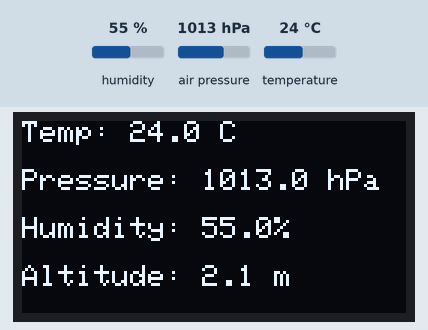
This program was run on a simulated Seeed XIAO ESP32-S3. On the bench: 128×64 one-colour display. Inputs (shaded band) come from the test bench; at power-on: humidity 55 %, air pressure 1013 hPa, temperature 24 °C. WiFi joins after 1.5 s; servers stay silent unless stated; what the program prints to the serial monitor is not drawn.

Above: at 4.7 s.
4.8 s: humidity set to 22 %
At 9.8 s:
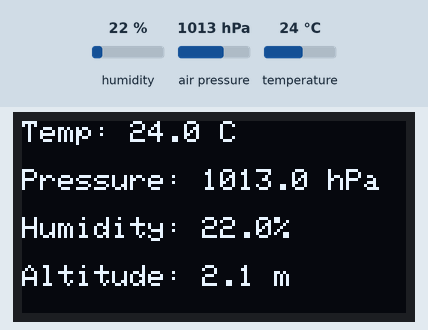
10.1 s: air pressure set to 952 hPa
At 14.8 s:
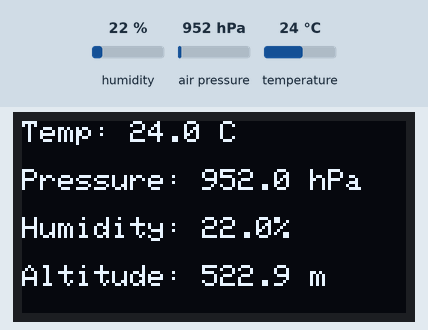
15.1 s: temperature set to 12 °C
At 19.8 s:
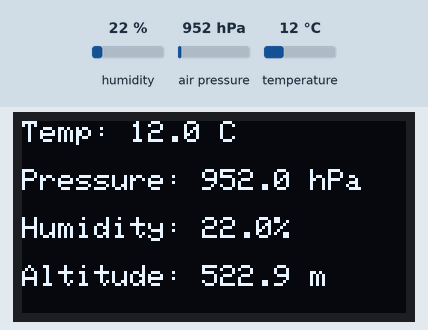
20.2 s: humidity set to 40 %
At 24.7 s:
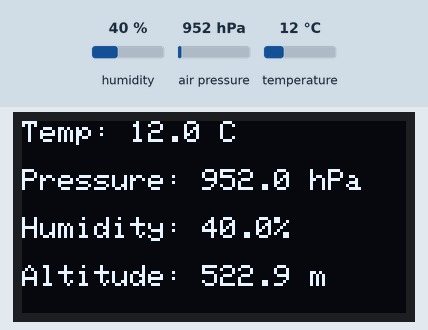
25.2 s: air pressure set to 975 hPa
At 29.6 s:
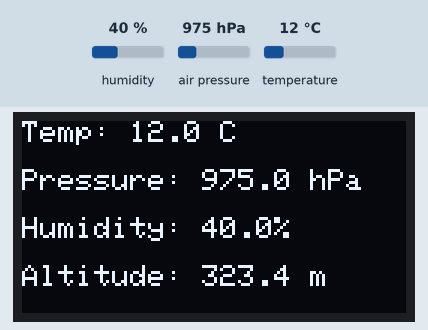
Timing chart, 0 to 31.1 s (numbered marks = the images above; inputs shaded):
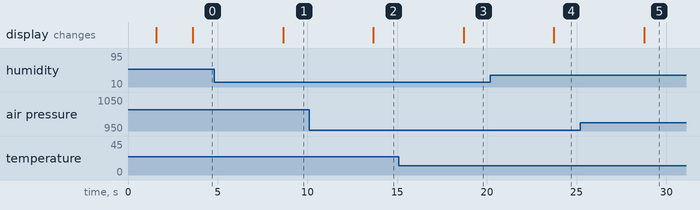

The program:

main.cpp
```cpp
#include <Wire.h>
#include <Adafruit_Sensor.h>
#include <Adafruit_BME280.h>
#include <WiFi.h>
#include <Adafruit_SSD1306.h>

#define SEALEVELPRESSURE_HPA (1013.25)
#define SCREEN_WIDTH 128
#define SCREEN_HEIGHT 64
#define OLED_RESET -1
Adafruit_SSD1306 display(SCREEN_WIDTH, SCREEN_HEIGHT, &Wire, OLED_RESET);
Adafruit_BME280 bme; // I2C

const char* ssid = "123";
const char* password = "123";
WiFiServer server(80);

unsigned long delayTime;

void setup() {
    Serial.begin(9600);
    Serial.println(F("BME280 test"));

    if (! bme.begin(0x77, &Wire)) {
        Serial.println("Could not find a valid BME280 sensor, check wiring!");
        while (1);
    }

    if (!display.begin(SSD1306_SWITCHCAPVCC, 0x3C)) {
        Serial.println("Could not find SSD1306!");
        while (1);
    }
    display.clearDisplay();
    display.setTextColor(SSD1306_WHITE);

    display.setTextSize(1);
    display.setCursor(0, 0);
    display.print("Connecting WiFi...");
    display.display();

    Serial.print("Connecting to ");
    Serial.println(ssid);
    WiFi.begin(ssid, password);
    while (WiFi.status() != WL_CONNECTED) {
      delay(500);
      Serial.print(".");
    }

    display.clearDisplay();
    display.setCursor(0, 0);
    display.print("WiFi connected!");
    display.setCursor(0, 10);
    display.print(WiFi.localIP());
    display.display();
    delay(2000);

    server.begin();
    delayTime = 5000;
}

void loop() {
    bme.takeForcedMeasurement();

    printValues();
    delay(delayTime);
}

// Add webserver later
void printValues() {
    float temperature = bme.readTemperature();
    float humidity = bme.readHumidity();
    float altitude = bme.readAltitude(SEALEVELPRESSURE_HPA);
    float pressure = bme.readPressure() / 100.0F;

    Serial.printf("Temp: %.1f C | Pressure: %.1f hPa | Alt: %.1f m | Hum: %.1f%%\n",temperature, pressure, altitude, humidity);

    display.clearDisplay();
    display.setTextSize(1);
    display.setCursor(0, 0);
    display.printf("Temp: %.1f C\n", temperature);

    display.setCursor(0, 16);
    display.printf("Pressure: %.1f hPa\n", pressure);

    display.setCursor(0, 32);
    display.printf("Humidity: %.1f%%\n", humidity);

    display.setCursor(0, 48);
    display.printf("Altitude: %.1f m\n", altitude);

    display.display();
}
```

Measured:
- after the input at 4.8 s, the display: changes after 3.8 s (image 1)
- after the input at 10.1 s, the display: changes after 3.6 s (image 2)
- after the input at 15.1 s, the display: changes after 3.6 s (image 3)
- after the input at 20.2 s, the display: changes after 3.5 s (image 4)
- after the input at 25.2 s, the display: changes after 3.6 s (image 5)
